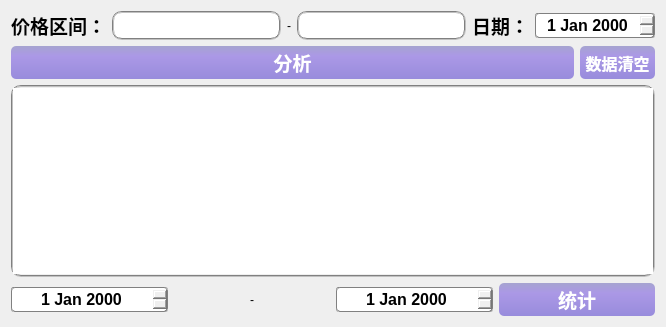
      <widget class="QWidget" name="tab_4">
       <attribute name="title">
        <string>数据分析工具</string>
       </attribute>
       <layout class="QVBoxLayout" name="verticalLayout_7">
        <item>
         <layout class="QHBoxLayout" name="horizontalLayout_4">
          <item>
           <widget class="QLabel" name="label_3">
            <property name="font">
             <font>
              <family>Arial</family>
              <pointsize>14</pointsize>
              <weight>75</weight>
              <bold>true</bold>
             </font>
            </property>
            <property name="text">
             <string>价格区间：</string>
            </property>
           </widget>
          </item>
          <item>
           <widget class="QLineEdit" name="le_downLimit">
            <property name="font">
             <font>
              <family>Arial</family>
              <pointsize>12</pointsize>
              <weight>75</weight>
              <bold>true</bold>
             </font>
            </property>
            <property name="styleSheet">
             <string notr="true">border:2px groove gray;border-radius:10px;padding:2px 4px;</string>
            </property>
            <property name="alignment">
             <set>Qt::AlignCenter</set>
            </property>
           </widget>
          </item>
          <item>
           <widget class="QLabel" name="label_5">
            <property name="text">
             <string>-</string>
            </property>
            <property name="alignment">
             <set>Qt::AlignCenter</set>
            </property>
           </widget>
          </item>
          <item>
           <widget class="QLineEdit" name="le_upperLimit">
            <property name="font">
             <font>
              <family>Arial</family>
              <pointsize>12</pointsize>
              <weight>75</weight>
              <bold>true</bold>
             </font>
            </property>
            <property name="styleSheet">
             <string notr="true">border:2px groove gray;border-radius:10px;padding:2px 4px;</string>
            </property>
            <property name="alignment">
             <set>Qt::AlignCenter</set>
            </property>
           </widget>
          </item>
          <item>
           <widget class="QLabel" name="label_4">
            <property name="font">
             <font>
              <family>Arial</family>
              <pointsize>14</pointsize>
              <weight>75</weight>
              <bold>true</bold>
             </font>
            </property>
            <property name="text">
             <string>日期：</string>
            </property>
           </widget>
          </item>
          <item>
           <widget class="QDateEdit" name="de_date">
            <property name="font">
             <font>
              <family>Arial</family>
              <pointsize>12</pointsize>
              <weight>75</weight>
              <bold>true</bold>
             </font>
            </property>
            <property name="styleSheet">
             <string notr="true">border:1px groove gray;border-radius:3px;padding:1px 2px;</string>
            </property>
            <property name="alignment">
             <set>Qt::AlignCenter</set>
            </property>
           </widget>
          </item>
         </layout>
        </item>
        <item>
         <layout class="QGridLayout" name="gridLayout_4" columnstretch="10,1">
          <item row="0" column="1">
           <widget class="QPushButton" name="btn_clear">
            <property name="sizePolicy">
             <sizepolicy hsizetype="Preferred" vsizetype="Preferred">
              <horstretch>0</horstretch>
              <verstretch>0</verstretch>
             </sizepolicy>
            </property>
            <property name="font">
             <font>
              <family>Arial</family>
              <pointsize>12</pointsize>
              <weight>75</weight>
              <bold>true</bold>
             </font>
            </property>
            <property name="styleSheet">
             <string notr="true">QPushButton{color: rgb(255, 255, 255);
			background: qlineargradient(x1:0, y1:0, x2:0, y2:1, stop:0 rgb(166,164,208),stop:0.3 rgb(171,152,230), stop:1 rgb(152,140,220));
            border:1px;
            border-radius:5px;
            padding:2px 4px;
			width:67px;
			heigt:34px;
}
QPushButton:hover{
            color: rgb(255, 255, 255); 
            background: qlineargradient(x1:0, y1:0, x2:0, y2:1, stop:0 rgb(130,120,226), stop:0.3 rgb(120,130,230), stop:1 rgb(125,140,226));
            border:1px;
            border-radius:5px;
            padding:2px 4px; 
        }
        QPushButton:pressed{
            color: rgb(255, 255, 255);
            background: qlineargradient(x1:0, y1:0, x2:0, y2:1, stop:0 rgb(240,156,121), stop:0.3 rgb(220,160,140), stop:1 rgb(230,140,120));
            border:1px;
            border-radius:5px;
            padding:2px 4px;
        }
</string>
            </property>
            <property name="text">
             <string>数据清空</string>
            </property>
           </widget>
          </item>
          <item row="0" column="0">
           <widget class="QPushButton" name="btn_dataAnalysis">
            <property name="sizePolicy">
             <sizepolicy hsizetype="Preferred" vsizetype="Preferred">
              <horstretch>0</horstretch>
              <verstretch>0</verstretch>
             </sizepolicy>
            </property>
            <property name="font">
             <font>
              <family>Arial</family>
              <pointsize>14</pointsize>
              <weight>75</weight>
              <bold>true</bold>
             </font>
            </property>
            <property name="styleSheet">
             <string notr="true">QPushButton{color: rgb(255, 255, 255);
			background: qlineargradient(x1:0, y1:0, x2:0, y2:1, stop:0 rgb(166,164,208),stop:0.3 rgb(171,152,230), stop:1 rgb(152,140,220));
            border:1px;
            border-radius:5px;
            padding:2px 4px;
			width:67px;
			heigt:34px;
}
QPushButton:hover{
            color: rgb(255, 255, 255); 
            background: qlineargradient(x1:0, y1:0, x2:0, y2:1, stop:0 rgb(130,120,226), stop:0.3 rgb(120,130,230), stop:1 rgb(125,140,226));
            border:1px;
            border-radius:5px;
            padding:2px 4px; 
        }
        QPushButton:pressed{
            color: rgb(255, 255, 255);
            background: qlineargradient(x1:0, y1:0, x2:0, y2:1, stop:0 rgb(240,156,121), stop:0.3 rgb(220,160,140), stop:1 rgb(230,140,120));
            border:1px;
            border-radius:5px;
            padding:2px 4px;
        }
</string>
            </property>
            <property name="text">
             <string>分析</string>
            </property>
           </widget>
          </item>
         </layout>
        </item>
        <item>
         <widget class="QTextBrowser" name="tb_analyzeResults">
          <property name="font">
           <font>
            <family>Arial</family>
            <pointsize>12</pointsize>
            <weight>75</weight>
            <bold>true</bold>
           </font>
          </property>
          <property name="styleSheet">
           <string notr="true">border:2px groove gray;border-radius:10px;padding:1px 0px;</string>
          </property>
         </widget>
        </item>
        <item>
         <layout class="QHBoxLayout" name="horizontalLayout_5">
          <item>
           <widget class="QDateEdit" name="de_from">
            <property name="font">
             <font>
              <family>Arial</family>
              <pointsize>12</pointsize>
              <weight>75</weight>
              <bold>true</bold>
             </font>
            </property>
            <property name="styleSheet">
             <string notr="true">border:1px groove gray;border-radius:3px;padding:1px 2px;</string>
            </property>
            <property name="alignment">
             <set>Qt::AlignCenter</set>
            </property>
           </widget>
          </item>
          <item>
           <widget class="QLabel" name="label_10">
            <property name="text">
             <string>-</string>
            </property>
            <property name="alignment">
             <set>Qt::AlignCenter</set>
            </property>
           </widget>
          </item>
          <item>
           <widget class="QDateEdit" name="de_to">
            <property name="font">
             <font>
              <family>Arial</family>
              <pointsize>12</pointsize>
              <weight>75</weight>
              <bold>true</bold>
             </font>
            </property>
            <property name="styleSheet">
             <string notr="true">border:1px groove gray;border-radius:3px;padding:1px 2px;</string>
            </property>
            <property name="alignment">
             <set>Qt::AlignCenter</set>
            </property>
           </widget>
          </item>
          <item>
           <widget class="QPushButton" name="btn_searchAndStatic">
            <property name="font">
             <font>
              <family>Arial</family>
              <pointsize>14</pointsize>
              <weight>75</weight>
              <bold>true</bold>
             </font>
            </property>
            <property name="styleSheet">
             <string notr="true">QPushButton{color: rgb(255, 255, 255);
			background: qlineargradient(x1:0, y1:0, x2:0, y2:1, stop:0 rgb(166,164,208),stop:0.3 rgb(171,152,230), stop:1 rgb(152,140,220));
            border:1px;
            border-radius:5px;
            padding:2px 4px;
			width:67px;
			heigt:34px;
}
QPushButton:hover{
            color: rgb(255, 255, 255); 
            background: qlineargradient(x1:0, y1:0, x2:0, y2:1, stop:0 rgb(130,120,226), stop:0.3 rgb(120,130,230), stop:1 rgb(125,140,226));
            border:1px;
            border-radius:5px;
            padding:2px 4px; 
        }
        QPushButton:pressed{
            color: rgb(255, 255, 255);
            background: qlineargradient(x1:0, y1:0, x2:0, y2:1, stop:0 rgb(240,156,121), stop:0.3 rgb(220,160,140), stop:1 rgb(230,140,120));
            border:1px;
            border-radius:5px;
            padding:2px 4px;
        }
</string>
            </property>
            <property name="text">
             <string>统计</string>
            </property>
           </widget>
          </item>
         </layout>
        </item>
       </layout>
      </widget>
